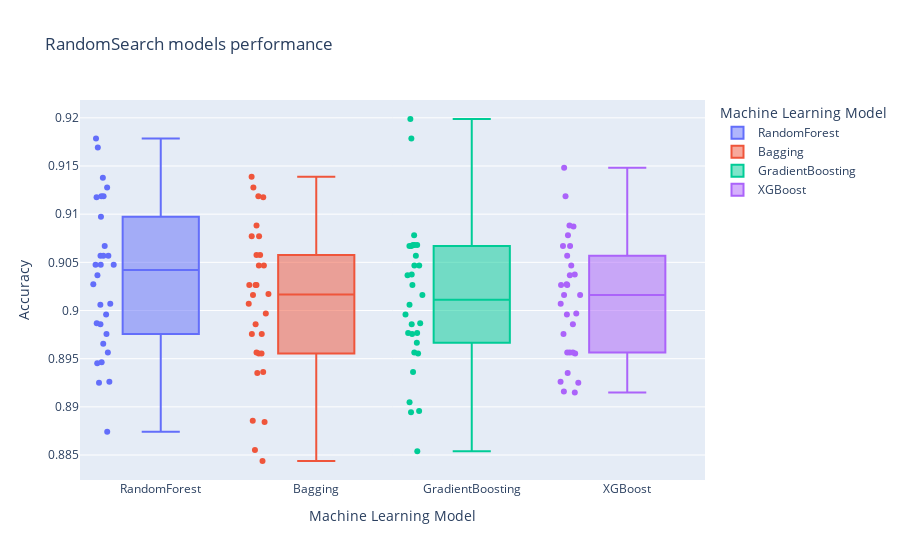

This figure's notebook cell:
### Markdown cell above
Generate a box plot to check the evaluation of each model.

### Code cell
fig = px.box(classificationmod, x="Model", y="Score",color="Model",points='all',
labels={"Model": "Machine Learning Model",
        "Score": "Accuracy"
        },title="RandomSearch models performance")
fig.show()
#fig.write_image("Boxplot.jpeg",engine="kaleido",format="png", width=1600, height=700, scale=0.75)

### Figure 1 — Plotly figure (JSON) as saved in the notebook; plotly's stock layout.template omitted (floating-point values rounded to 4 significant figures)
{"data": [{"alignmentgroup": "True", "boxpoints": "all", "hovertemplate": "Machine Learning Model=%{x}<br>Accuracy=%{y}<extra></extra>", "legendgroup": "RandomForest", "marker": {"color": "#636efa"}, "name": "RandomForest", "notched": false, "offsetgroup": "RandomForest", "orientation": "v", "showlegend": true, "type": "box", "x": ["RandomForest", "RandomForest", "RandomForest", "RandomForest", "RandomForest", "RandomForest", "RandomForest", "RandomForest", "RandomForest", "RandomForest", "RandomForest", "RandomForest", "RandomForest", "RandomForest", "RandomForest", "RandomForest", "RandomForest", "RandomForest", "RandomForest", "RandomForest", "RandomForest", "RandomForest", "RandomForest", "RandomForest", "RandomForest", "RandomForest", "RandomForest", "RandomForest", "RandomForest", "RandomForest"], "x0": " ", "xaxis": "x", "y": [0.9007, 0.9169, 0.8987, 0.9119, 0.9128, 0.8966, 0.8976, 0.9037, 0.8945, 0.8986, 0.9048, 0.9119, 0.8926, 0.9048, 0.8874, 0.9006, 0.9097, 0.8996, 0.9138, 0.9057, 0.9048, 0.9027, 0.8946, 0.8956, 0.8925, 0.9118, 0.9057, 0.9067, 0.9057, 0.9178], "y0": " ", "yaxis": "y"}, {"alignmentgroup": "True", "boxpoints": "all", "hovertemplate": "Machine Learning Model=%{x}<br>Accuracy=%{y}<extra></extra>", "legendgroup": "Bagging", "marker": {"color": "#EF553B"}, "name": "Bagging", "notched": false, "offsetgroup": "Bagging", "orientation": "v", "showlegend": true, "type": "box", "x": ["Bagging", "Bagging", "Bagging", "Bagging", "Bagging", "Bagging", "Bagging", "Bagging", "Bagging", "Bagging", "Bagging", "Bagging", "Bagging", "Bagging", "Bagging", "Bagging", "Bagging", "Bagging", "Bagging", "Bagging", "Bagging", "Bagging", "Bagging", "Bagging", "Bagging", "Bagging", "Bagging", "Bagging", "Bagging", "Bagging"], "x0": " ", "xaxis": "x", "y": [0.8997, 0.9119, 0.9139, 0.9088, 0.8935, 0.8976, 0.8884, 0.9118, 0.9026, 0.9026, 0.9058, 0.9058, 0.9017, 0.8886, 0.8955, 0.8986, 0.9047, 0.8976, 0.9128, 0.8844, 0.8956, 0.9007, 0.8855, 0.8936, 0.8955, 0.9026, 0.9016, 0.9077, 0.9047, 0.9077], "y0": " ", "yaxis": "y"}, {"alignmentgroup": "True", "boxpoints": "all", "hovertemplate": "Machine Learning Model=%{x}<br>Accuracy=%{y}<extra></extra>", "legendgroup": "GradientBoosting", "marker": {"color": "#00cc96"}, "name": "GradientBoosting", "notched": false, "offsetgroup": "GradientBoosting", "orientation": "v", "showlegend": true, "type": "box", "x": ["GradientBoosting", "GradientBoosting", "GradientBoosting", "GradientBoosting", "GradientBoosting", "GradientBoosting", "GradientBoosting", "GradientBoosting", "GradientBoosting", "GradientBoosting", "GradientBoosting", "GradientBoosting", "GradientBoosting", "GradientBoosting", "GradientBoosting", "GradientBoosting", "GradientBoosting", "GradientBoosting", "GradientBoosting", "GradientBoosting", "GradientBoosting", "GradientBoosting", "GradientBoosting", "GradientBoosting", "GradientBoosting", "GradientBoosting", "GradientBoosting", "GradientBoosting", "GradientBoosting", "GradientBoosting"], "x0": " ", "xaxis": "x", "y": [0.9037, 0.9068, 0.8977, 0.9068, 0.9178, 0.9016, 0.8976, 0.9047, 0.8895, 0.8955, 0.9078, 0.9068, 0.8967, 0.8987, 0.8854, 0.9006, 0.9199, 0.8905, 0.9026, 0.8996, 0.8977, 0.8936, 0.8896, 0.8956, 0.8986, 0.9047, 0.9067, 0.9037, 0.9067, 0.9057], "y0": " ", "yaxis": "y"}, {"alignmentgroup": "True", "boxpoints": "all", "hovertemplate": "Machine Learning Model=%{x}<br>Accuracy=%{y}<extra></extra>", "legendgroup": "XGBoost", "marker": {"color": "#ab63fa"}, "name": "XGBoost", "notched": false, "offsetgroup": "XGBoost", "orientation": "v", "showlegend": true, "type": "box", "x": ["XGBoost", "XGBoost", "XGBoost", "XGBoost", "XGBoost", "XGBoost", "XGBoost", "XGBoost", "XGBoost", "XGBoost", "XGBoost", "XGBoost", "XGBoost", "XGBoost", "XGBoost", "XGBoost", "XGBoost", "XGBoost", "XGBoost", "XGBoost", "XGBoost", "XGBoost", "XGBoost", "XGBoost", "XGBoost", "XGBoost", "XGBoost", "XGBoost", "XGBoost", "XGBoost"], "x0": " ", "xaxis": "x", "y": [0.9007, 0.9027, 0.8997, 0.9037, 0.9057, 0.9026, 0.8915, 0.9148, 0.8986, 0.8976, 0.9119, 0.9088, 0.8956, 0.8956, 0.8955, 0.8996, 0.9067, 0.8925, 0.9047, 0.9016, 0.9078, 0.8956, 0.8916, 0.8926, 0.8935, 0.9026, 0.9067, 0.9037, 0.9087, 0.9016], "y0": " ", "yaxis": "y"}], "layout": {"autosize": true, "boxmode": "overlay", "legend": {"title": {"text": "Machine Learning Model"}, "tracegroupgap": 0}, "title": {"text": "RandomSearch models performance"}, "xaxis": {"anchor": "y", "autorange": true, "categoryarray": ["RandomForest", "Bagging", "GradientBoosting", "XGBoost"], "categoryorder": "array", "domain": [0, 1], "range": [-0.5159, 3.5], "title": {"text": "Machine Learning Model"}, "type": "category"}, "yaxis": {"anchor": "x", "autorange": true, "domain": [0, 1], "range": [0.8824, 0.9219], "title": {"text": "Accuracy"}, "type": "linear"}}}
